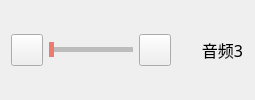
     <widget class="QWidget" name="m_pAudioWidget3" native="true">
      <property name="minimumSize">
       <size>
        <width>0</width>
        <height>54</height>
       </size>
      </property>
      <property name="styleSheet">
       <string notr="true">.QWidget#m_pAudioWidget3{
background-color: rgb(244,244,244);
}</string>
      </property>
      <layout class="QHBoxLayout" name="horizontalLayout_6">
       <item>
        <widget class="QPushButton" name="m_pVedioOff3">
         <property name="minimumSize">
          <size>
           <width>32</width>
           <height>32</height>
          </size>
         </property>
         <property name="maximumSize">
          <size>
           <width>32</width>
           <height>32</height>
          </size>
         </property>
         <property name="text">
          <string/>
         </property>
         <property name="icon">
          <iconset resource="../resource/image.qrc">
           <normaloff>:/image/otherdevice/audiosilence48.png</normaloff>:/image/otherdevice/audiosilence48.png</iconset>
         </property>
         <property name="iconSize">
          <size>
           <width>30</width>
           <height>30</height>
          </size>
         </property>
        </widget>
       </item>
       <item>
        <widget class="QSlider" name="m_pAudioSlider3">
         <property name="styleSheet">
          <string notr="true">QSlider  
{   
}  
  
QSlider::groove:horizontal  
{  
    height: 5px;  
    background: qlineargradient(x1:0, y1:0, x2:0, y2:1, stop:0 #B1B1B1, stop:1 #c4c4c4);  
}  
QSlider::handle:horizontal   
{  
    background: rgb(237,123,112);  
    width: 5px;  
    height: 16px;  
    margin: -5px 0px -5px 0px;     
} 

QSlider::add-page:horizontal{
background: qlineargradient(spread:pad, x1:0, y1:1, x2:0, y2:0, stop:0 #bcbcbc, stop:0.25 #bcbcbc, stop:0.5 #bcbcbc, stop:1 #bcbcbc); 
}

QSlider::sub-page:horizontal{                               
 background: qlineargradient(spread:pad, x1:0, y1:1, x2:0, y2:0, stop:0 #439cf3, stop:0.25 #439cf3, stop:0.5 #439cf3, stop:1 #439cf3);                     
}</string>
         </property>
         <property name="orientation">
          <enum>Qt::Horizontal</enum>
         </property>
        </widget>
       </item>
       <item>
        <widget class="QPushButton" name="m_pVedioOn3">
         <property name="minimumSize">
          <size>
           <width>32</width>
           <height>32</height>
          </size>
         </property>
         <property name="maximumSize">
          <size>
           <width>32</width>
           <height>32</height>
          </size>
         </property>
         <property name="text">
          <string/>
         </property>
         <property name="icon">
          <iconset resource="../resource/image.qrc">
           <normaloff>:/image/otherdevice/audioplus48.png</normaloff>:/image/otherdevice/audioplus48.png</iconset>
         </property>
         <property name="iconSize">
          <size>
           <width>30</width>
           <height>30</height>
          </size>
         </property>
        </widget>
       </item>
       <item>
        <widget class="QLabel" name="label_3">
         <property name="font">
          <font>
           <family>微软雅黑</family>
           <pointsize>12</pointsize>
          </font>
         </property>
         <property name="text">
          <string>      音频3</string>
         </property>
        </widget>
       </item>
      </layout>
     </widget>
